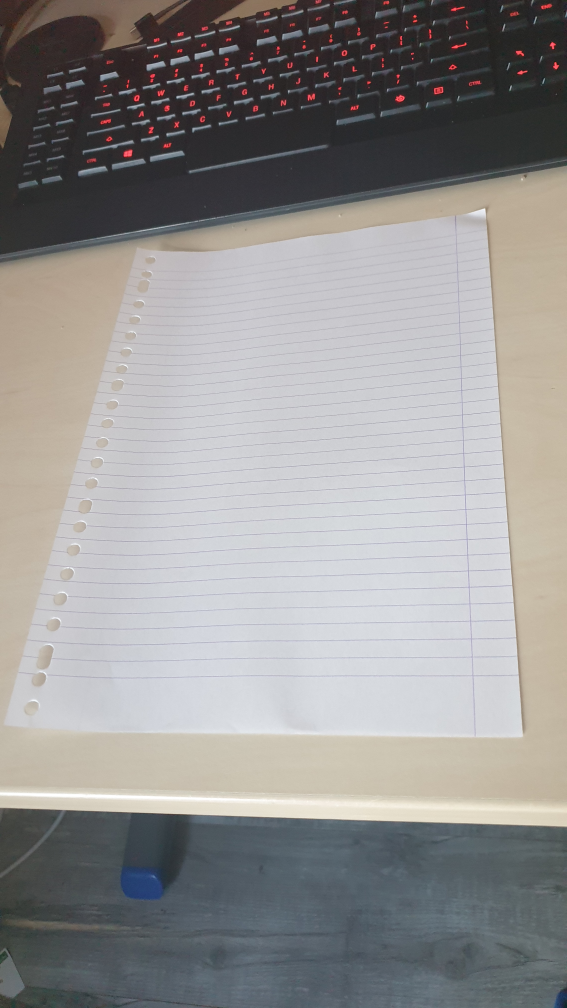
#> input picture source/20230314_100721.jpg, 2268 x 4032 px, given in place of the camera (shown at 1/4 size)
$ python test.py
#> lines starting #> are read from the running program, lines starting #| are printed output that depends on the picture; after the words box and inside, x2 and y2 are one past the last pixel; in counts of white or black regions, pixels touching at a corner belong together
import cv2
import numpy as np
import pandas as pd
import os

frameWidth = 640
frameHeight = 480
cap = cv2.VideoCapture(0)
cap.set(3, frameWidth)
cap.set(4, frameHeight)
cap.set(10, 150)


def empty(a):
    pass

cv2.namedWindow("Parameters")
cv2.resizeWindow("Parameters",640,240)
cv2.createTrackbar("Threshold1","Parameters",159,255,empty)
cv2.createTrackbar("Threshold2","Parameters",53,255,empty)
cv2.createTrackbar("Area","Parameters",1111,30000,empty)


def stackImages(scale,imgArray):
    rows = len(imgArray)
    cols = len(imgArray[0])
    rowsAvailable = isinstance(imgArray[0], list)
    width = imgArray[0][0].shape[1]
    height = imgArray[0][0].shape[0]
    if rowsAvailable:
        for x in range ( 0, rows):
            for y in range(0, cols):
                if imgArray[x][y].shape[:2] == imgArray[0][0].shape [:2]:
                    imgArray[x][y] = cv2.resize(imgArray[x][y], (0, 0), None, scale, scale)
                else:
                    imgArray[x][y] = cv2.resize(imgArray[x][y], (imgArray[0][0].shape[1], imgArray[0][0].shape[0]), None, scale, scale)
                if len(imgArray[x][y].shape) == 2: imgArray[x][y]= cv2.cvtColor( imgArray[x][y], cv2.COLOR_GRAY2BGR)
        imageBlank = np.zeros((height, width, 3), np.uint8)
        hor = [imageBlank]*rows
        hor_con = [imageBlank]*rows
        for x in range(0, rows):
            hor[x] = np.hstack(imgArray[x])
        ver = np.vstack(hor)
    else:
        for x in range(0, rows):
            if imgArray[x].shape[:2] == imgArray[0].shape[:2]:
                imgArray[x] = cv2.resize(imgArray[x], (0, 0), None, scale, scale)
            else:
                imgArray[x] = cv2.resize(imgArray[x], (imgArray[0].shape[1], imgArray[0].shape[0]), None,scale, scale)
            if len(imgArray[x].shape) == 2: imgArray[x] = cv2.cvtColor(imgArray[x], cv2.COLOR_GRAY2BGR)
        hor= np.hstack(imgArray)
        ver = hor
    return ver

# [21 lines of commented-out code are left out]


def getContours(img, imgContour):
    contours,hierarchy = cv2.findContours(img,cv2.RETR_EXTERNAL,cv2.CHAIN_APPROX_NONE)

    for cnt in contours:
        area = cv2.contourArea(cnt)
        # print(area)#oppervlakte van de figuren
        areaMin = cv2.getTrackbarPos("Area", "Parameters")
        if area>areaMin:

            #total points of ervery figure
            cv2.drawContours(imgContour, cnt, -1, (255, 0, 0), 3)
            peri = cv2.arcLength(cnt,True)
            approx = cv2.approxPolyDP(cnt,0.02*peri,True)


            #possitions
            x, y, w, h = cv2.boundingRect(cnt)
            cy = int(y+h/2)
            cx = int(x+w/2)
            pos_label = ("Position: ({}, {})".format(cx, cy))


            #color

            _, frame = cap.read()
            hsv_frame = cv2.cvtColor(frame, cv2.COLOR_BGR2HSV)
            if cy > 479 :
                cy = 479

            if cx > 639:
                cx = 639
            pixel_center = hsv_frame[cy, cx]
            hue_value = pixel_center[0]
            #type of colors
            color = "Undefined"
            if hue_value < 5:
                color = "RED"
            elif hue_value < 22:
                color = "ORANGE"
            elif hue_value < 33:
                color = "YELLOW"
            elif hue_value < 78:
                color = "GREEN"
            elif hue_value < 131:
                color = "BLUE"
            elif hue_value < 170:
                color = "VIOLET"
            else:
                color = "RED"


            # [6 lines of commented-out code are left out]

            cv2.rectangle(imgContour,(x,y),(x+w,y+h),(0,255,0),2)
            cv2.putText(imgContour, pos_label, (x + w +20, y + 60), cv2.FONT_HERSHEY_SIMPLEX, 0.5, (0, 0, 255), 2)
            cv2.putText(imgContour, "color: " +  color, (x + w +20, y + 40), 0, 0.5, (0,255,0), 2)
            cv2.putText(imgContour, "Points: " + str(len(approx)), (x + w +20, y + 20), cv2.FONT_HERSHEY_COMPLEX,0.5, (0,255,0),2)
            cv2.putText(imgContour, "Area: " + str(int(area)), (x + w +20, y + 80), cv2.FONT_HERSHEY_COMPLEX,0.5, (0,255,0),2)


while True:
    _, imageFrame = cap.read()
#> imageFrame is the input picture: shape (4032, 2268, 3); mean B, G, R 146.1, 146.8, 148.3
    hsvFrame = cv2.cvtColor(imageFrame, cv2.COLOR_BGR2HSV)
#> hsvFrame: shape (4032, 2268, 3); mean H, S, V 85.2, 26.1, 153.9
    success, img = cap.read()

    threshold1 = cv2.getTrackbarPos("Threshold1","Parameters")
    threshold2 = cv2.getTrackbarPos("Threshold2","Parameters")

    imgContour = img.copy()
    imgBlur = cv2.GaussianBlur(img,(7,7),0)
    imgGray = cv2.cvtColor(imgBlur,cv2.COLOR_BGR2GRAY)
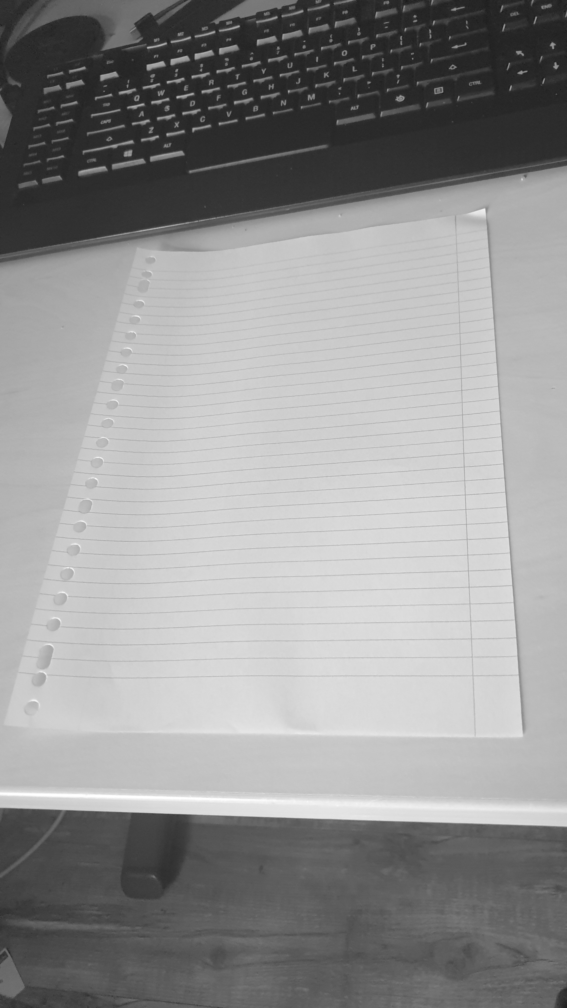
#> imgGray: shape (4032, 2268) (shown at 1/4 size); min 24, max 255, mean 147.2
    imgCanny = cv2.Canny(imgGray,threshold1,threshold2)
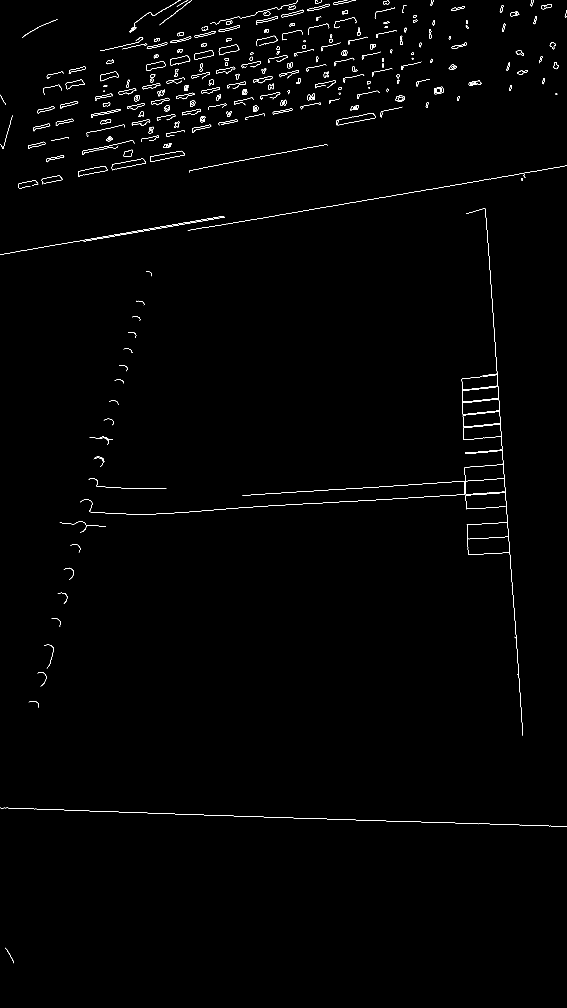
#> imgCanny: shape (4032, 2268) (shown at 1/4 size); 0.45% white in thin lines or dots

    kernel = np.ones((5,5))
    imgDil = cv2.dilate(imgCanny,kernel,iterations=1)
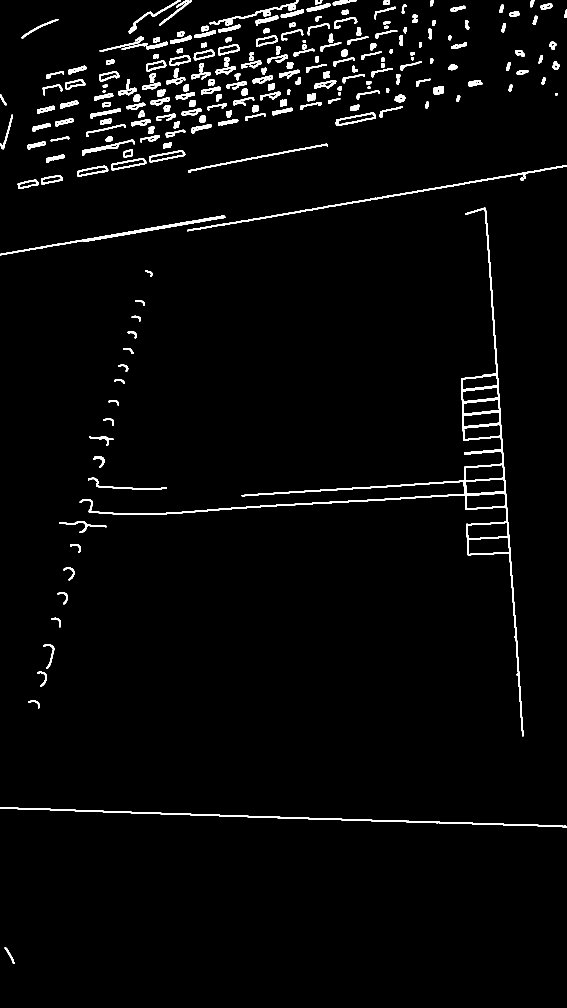
#> imgDil: shape (4032, 2268) (shown at 1/4 size); 2.4% white; 233 white regions

    getContours(imgDil,imgContour)
#> in getContours, `contours,hierarchy = cv2.findContours(img,cv2.RETR_EXTERNAL,cv2.CHAIN_..`: contours = 233 contours; largest, box (x1, y1, x2, y2) and area: (319, 831, 2094, 2945) 105972, (0, 3229, 2268, 3310) 9508, (749, 660, 2268, 925) 7274, (0, 863, 902, 1021) 6894, (1343, 450, 1504, 503) 4026
#> in getContours, `area = cv2.contourArea(cnt)`: area = 427

    #imgStack = stackImages(0.8,([img,imgCanny,imgCanny],[imgContour,imgContour,imgContour]))
    imgStack = stackImages(0.8,([imgContour]))
    cv2.imshow("Result", imgStack)
    if cv2.waitKey(1) & 0xFF == ord('q'):
        break
